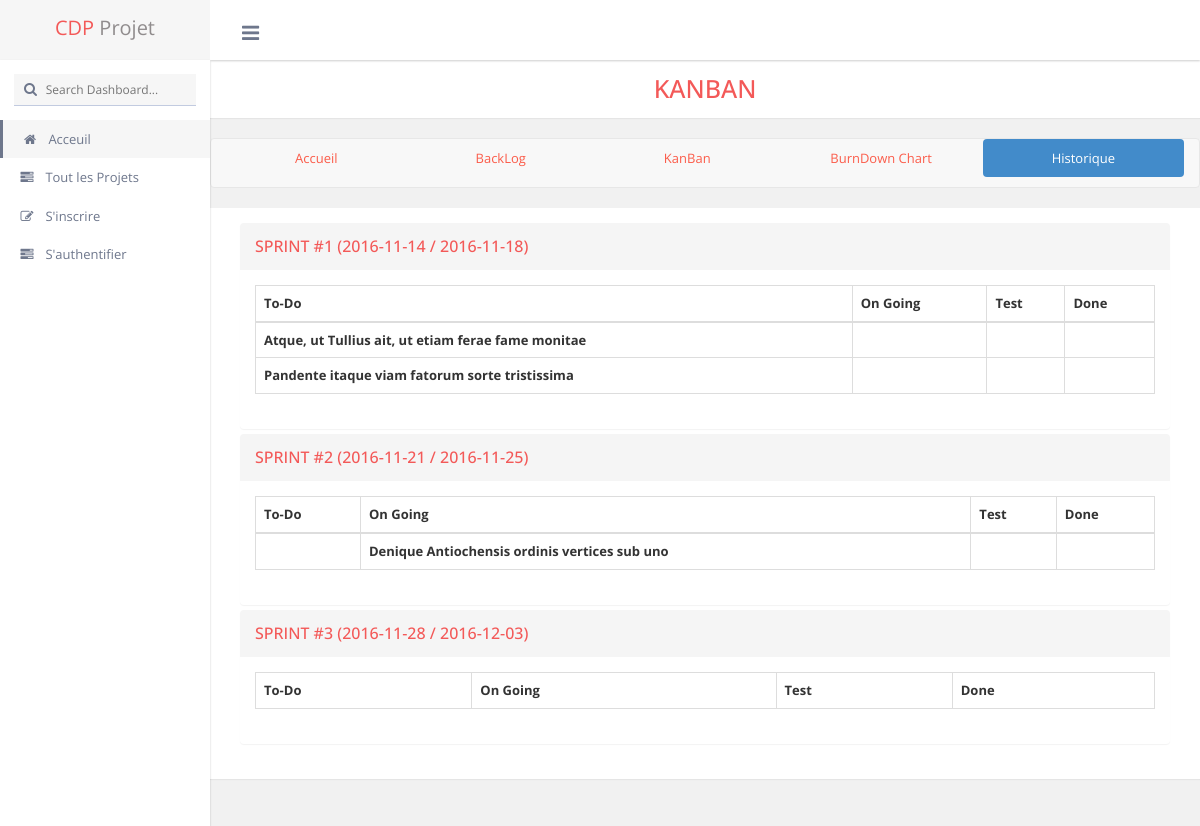
The app's page /Web/CDP/history.php?id=1 with its own data.
### tables this page shows
CREATE TABLE Sprint (
	id INT UNSIGNED NOT NULL AUTO_INCREMENT,
	id_project INT UNSIGNED NOT NULL,
	start_date DATE NOT NULL,
	end_date DATE NOT NULL,
	PRIMARY KEY (id),
	FOREIGN KEY (id_project) REFERENCES Project(id));

CREATE TABLE Task (
	id INT UNSIGNED NOT NULL AUTO_INCREMENT,
	id_sprint INT UNSIGNED NOT NULL,
	id_us INT UNSIGNED NULL,
	id_user INT UNSIGNED NULL,
	description TEXT NOT NULL,
	state VARCHAR(20) NOT NULL,
	PRIMARY KEY (id),
	FOREIGN KEY (id_sprint) REFERENCES Sprint(id),
	FOREIGN KEY (id_us) REFERENCES UserStory(id),
	FOREIGN KEY (id_user) REFERENCES User(id));

### Web/CDP/database.php (called while the page is built, shortened)
<?php
function get_project($mysql, $id_project){
	$rqt = "SELECT * FROM Project WHERE id=? ;";
	$stmt = $mysql->prepare($rqt);
	$stmt->bind_param("i", $id_project);
	$stmt->execute();
	$result = $stmt->get_result();
	return $result;
}
function get_sprints($mysql, $id_project){
	$rqt = "SELECT *
			FROM Sprint
			WHERE id_project=?
			ORDER BY start_date;";
	$stmt = $mysql->prepare($rqt);
	$stmt->bind_param("i", $id_project);
	$stmt->execute();
	$result = $stmt->get_result();
	return $result;
}
function get_tasks ($mysql, $id_sprint){
	$rqt = "SELECT *
			FROM Task
			WHERE id_sprint=?
			ORDER BY id;";
	$stmt = $mysql->prepare($rqt);
	$stmt->bind_param("i", $id_sprint);
	$stmt->execute();
	$result = $stmt->get_result();
	return $result;
}
?>

### Web/CDP/history.php (the view, shortened to what this page needs)
<?php
include("database.php");
if( !$_GET["id"] ) {
  echo '<META HTTP-EQUIV="Refresh" Content="0; URL=404.php">';
  exit();
}
else{
  $mysql = connect();
  $project = get_project($mysql,$_GET["id"]);
  if ($project->num_rows == 0 ){
   echo '<META HTTP-EQUIV="Refresh" Content="0; URL=404.php">';
   exit();
 }
 else{
   $project = $project->fetch_array(MYSQLI_ASSOC);
 }
}
?>
<!DOCTYPE html>
<html xmlns="http://www.w3.org/1999/xhtml">
<head>
    <link href="css/font-awesome.css" rel="stylesheet" type="text/css" />
    <link href="css/bootstrap.min.css" rel="stylesheet" type="text/css" />
    <link href="css/animate.css" rel="stylesheet" type="text/css" />
    <link href="css/admin.css" rel="stylesheet" type="text/css" />
    <link rel="stylesheet" type="text/css" href="https://cdn.datatables.net/r/bs-3.3.5/jq-2.1.4,dt-1.10.8/datatables.min.css"/>
  </head>
  <body class="light_theme  fixed_header left_nav_fixed">
    <div class="wrapper">
      <div class="header_bar">
        <div class="brand">
          <div class="logo" style="display:block"><span class="theme_color">CDP</span> Projet</div>
        </div>
        <div class="header_top_bar">
          <a href="javascript:void(0);" class="menutoggle"> <i class="fa fa-bars"></i> </a>
        </div>
      </div>
      <div class="inner">
        <div class="left_nav">
          <div class="search_bar"> <i class="fa fa-search"></i>
            <input type="text" class="search" placeholder="Search Dashboard..." />
          </div>
          <div class="left_nav_slidebar">
            <ul>
               <?php
              if (isset($_SESSION['pseudo']) && isset($_SESSION['password'])) {
                printf("<li> <a href=\"myprofil.php?id=%d\"> <i class=\"fa fa-home\"></i> Mon Profil </a></li>",$_SESSION['id']);
                printf("<li> <a href=\"createProject.php\"> <i class=\"fa fa-edit\"></i> Créer un projet </a></li>");
                printf("<li class=\"left_nav_active theme_border\"> <a href='projects.php'> <i class='fa fa-tasks'></i> Tout les Projets </a></li>");
                printf("<li> <a href=\"logout.php\"> <i class=\"fa fa-power-off\"></i> Se déconnecter </a></li>");
              }
              else{
          printf("<li class=\"left_nav_active theme_border\"> <a href='index.php'> <i class='fa fa-home'></i> Acceuil </a></li>");
                printf("<li > <a href='projects.php'> <i class='fa fa-tasks'></i> Tout les Projets </a></li>");
                printf("<li> <a href=\"inscription.php\"> <i class=\"fa fa-edit\"></i> S'inscrire </a></li>");
                printf("<li> <a href=\"login.php\"> <i class=\"fa fa-tasks\"></i> S'authentifier </a></li>");
              }
              ?>
            </ul>
          </div>
        </div>
        <div class="contentpanel">
          <div class="row center">
           <div class="col-lg-12 ">
             <section class="panel default blue_title h2">
               <div class="panel-heading border">KanBan</div>
             </section>
           </div>
         </div>
         <nav class="navbar navbar-default" role="navigation">
          <div class="collapse navbar-collapse">
            <ul class="nav nav-pills nav-justified">
              <?php
              printf("<li><a href=\"project.php?id=%d\" >Accueil</a></li>",$project["id"]);
              printf("<li><a href=\"backLog.php?id=%d\" >BackLog</a></li>",$project["id"]);
              printf("<li><a href=\"kanBan.php?id=%d\" >KanBan</a></li>",$project["id"]);
              printf("<li><a href=\"burnDownChart.php?id=%d\" >BurnDown Chart</a></li>",$project["id"]);
              printf("<li class=\"active\"><a href=\"history.php?id=%d\">Historique</a></li>",$project["id"]);
              ?>
            </ul>
          </div>
        </nav>
        <div class="row">
         <div class="col-md-12">
           <section class="panel default blue_title h2">
            <div class="panel-body">
             <div class="container">
              <?php
                $sprints = get_sprints($mysql,$project["id"]);
                $cols = ["To-Do","On Going","Test","Done"];
                printf("<div class=\"panel-group\">");
                $num = 1;
				while ($sprint = $sprints->fetch_array(MYSQLI_ASSOC)){
                  $tasks = get_tasks($mysql,$sprint["id"]);
                  printf("<div class = \"panel panel-default\">
                            <div class = \"panel-heading\">
                              <h3 class = \"panel-title\">Sprint #%d (%s / %s)</h3>
                          </div>",$num++, $sprint["start_date"],$sprint["end_date"]);
                  printf("<div class = \"panel-body\">");
                    printf("<table id=\"tableDnD\" class=\"table table-bordered\">
								<thread>
									<tr>
									  <th>To-Do</th>
									  <th>On Going</th>
									  <th>Test</th>
									  <th>Done</th>
									</tr>
								</thread>
								<tbody>");
                  while ($task = $tasks->fetch_array(MYSQLI_ASSOC)){
                    printf("<tr>");
                    foreach ($cols as $col){
						if ($col == $task["state"])
							printf("<th id=\"div1\">%s</th>",$task["description"]);
						else
							printf("<th id=\"div1\"></th>");
                    }
                    printf("</tr>");
                  }
                  printf("</tbody>
						</table>
					</div>
				</div>");
                }
				printf("</div>");
              ?>
            </div>
          </div>
        </section>
      </div>
    </div>
  </div>
</div>
</div>
</body>
</html>

### Web/CDP/history.php (style rules this page uses)
.navbar-collapse a { color: #FB5C4A }

### records on screen
sprint: start_date "2016-11-14", end_date "2016-11-18"
task: description "Atque, ut Tullius ait, ut etiam ferae fame monitae"
task: description "Pandente itaque viam fatorum sorte tristissima"
sprint: start_date "2016-11-21", end_date "2016-11-25"
task: description "Denique Antiochensis ordinis vertices sub uno"
sprint: start_date "2016-11-28", end_date "2016-12-03"
